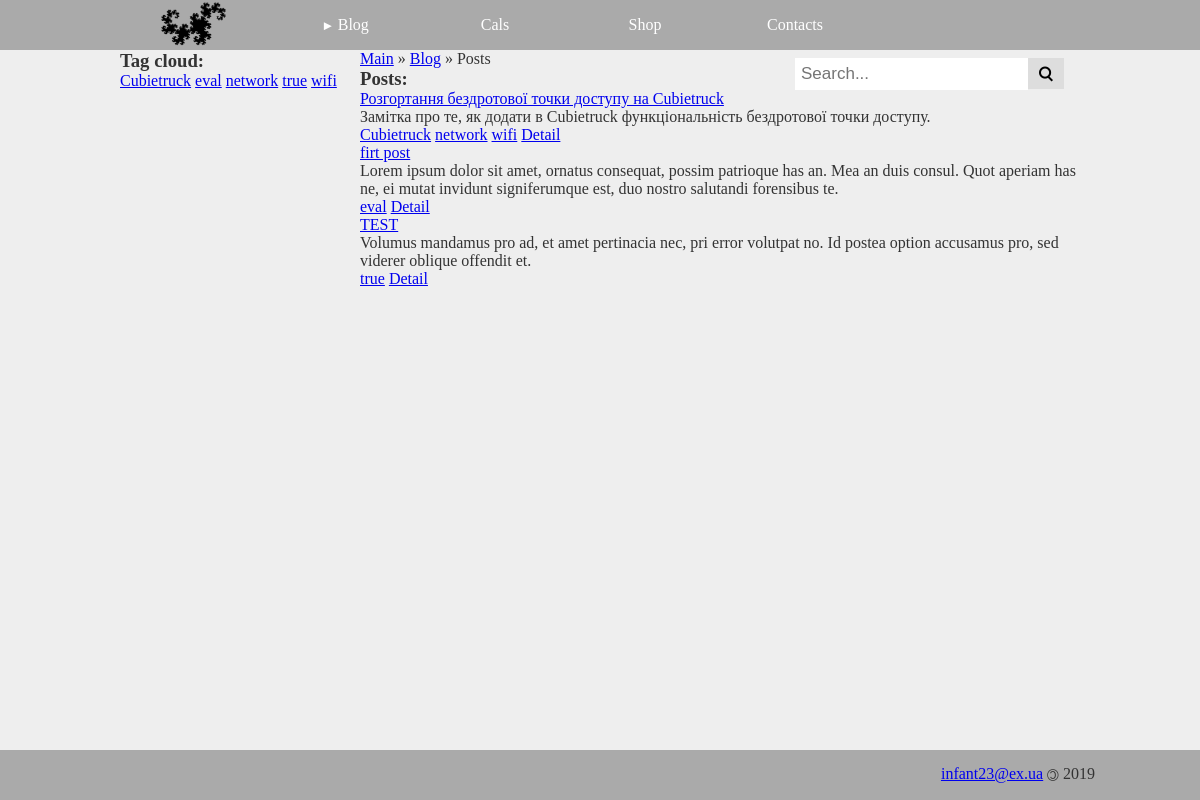
Screenshot of /blog/ with the database file from the repository.
### blog/models.py (models this page shows, shortened)
class Tag(models.Model):
    title = models.CharField(max_length=200, unique=True)
    slug = models.SlugField(max_length=200, unique=True)
    class Meta:
        ordering = ['title']

class Post(models.Model):
    title = models.CharField(max_length=200, db_index=True)
    preview = HTMLField(blank=True, max_length=200, db_index=True)
    content = HTMLField(blank=True, max_length=2000, db_index=True)
    author = models.CharField(max_length=200)
    pub_date = models.DateTimeField(auto_now_add=True)
    category = models.ForeignKey('Category', blank=True, null=True, on_delete=models.CASCADE)
    tags = models.ManyToManyField('Tag', blank=True, related_name='posts')
    def get_detail_url(self):
        return reverse('blog:post_detail_url', kwargs={'pk': self.pk})
    class Meta:
        ordering = ['-pub_date']

### blog/views.py (the view, shortened to what this page needs)
# urls.py: path('', PostList.as_view(), name='index'),
class PostList(View):
    template = 'blog/list_post.html'
    page_value = 10
    def get(self, request):
        tags = Tag.objects.all()
        categories = Category.objects.all()
        search_query = request.GET.get('search', '')
        tag_query = request.GET.get('tag', '')
        category_query = request.GET.get('category', '')
        if search_query:
            posts = Post.objects.filter(
                Q(title__icontains=search_query) |
                Q(preview__icontains=search_query) |
                Q(content__icontains=search_query)
            )
            point = 'Search result for {}'.format(search_query)
        else:
            posts = Post.objects.all()
            point = 'Posts'
        paginator = Paginator(posts, self.page_value)
        page_number = request.GET.get('page', 1)
        page = paginator.get_page(page_number)
        is_paginated = page.has_other_pages()
        if page.has_previous():
            prev_url = '?page={}'.format(page.previous_page_number())
        else:
            prev_url = ''
        if page.has_next():
            next_url = '?page={}'.format(page.next_page_number())
        else:
            next_url = ''
        context = {
            'point': point,
            'tags': tags,
            'categories': categories,
            'page_object': page,
            'is_paginated': is_paginated,
            'next_url': next_url,
            'prev_url': prev_url
        }
        return render(request, self.template, context=context)

### blog/templates/blog/list_post.html (shortened to what this page needs)
{% extends 'blog/base_blog.html' %}
{% block breadcrumbs%}
	<a href="{% url 'index' %}">Main</a> &raquo;
	<a href="{% url 'blog:index' %}">Blog</a> &raquo;
	{{ point }}
{% endblock %}
{% block main %}
	<h3>{{ point }}:</h3>
	{% if page_object %}
		{% for post in page_object.object_list %}
			{% include 'blog/includes/preview_post.html' %}
		{% endfor %}
	{% else %}
		<p>No posts are available.</p>
	{% endif %}
{% endblock %}

### blog/templates/blog/includes/tag.html
<a href="{% url 'blog:index' %}?tag={{ tag.slug }}">{{ tag.title }}</a>

### blog/templates/blog/includes/preview_post.html
<div>
	<a href="{{ post.get_detail_url }}">{{ post.title }}</a>
	{{ post.preview|safe }}
	{% for tag in post.tags.all %}
		{% include 'blog/includes/tag.html' %}
	{% endfor %}
	<a href="{{ post.get_detail_url }}">Detail</a>
</div>

### static/css/base.css (style rules this page uses)
* { padding: 0; margin: 0; }
body { background: #eee; }

### static/css/grid.css (style rules this page uses)
body { min-height: 100vh; display: grid; grid-template-columns: 0.5fr 20% 60% 0.5fr; grid-template-rows: 50px 1fr 50px; grid-template-areas: "header header header header" ". aside main ." "footer footer footer footer"; }

### rows the page displays
Tag: title "Cubietruck"
Tag: title "eval"
Tag: title "network"
Tag: title "true"
Tag: title "wifi"
Post: title "Розгортання бездротової точки доступу на Cubietruck", preview "Замітка про те, як додати в Cubietruck функціональність бездротової точки доступу."
Post: title "firt post", preview "Lorem ipsum dolor sit amet, ornatus consequat, possim patrioque has an. Mea an duis consul. Quot aperiam has ne, ei mutat invidunt signiferumque est, duo nostro salutandi forensibus te."
Post: title "TEST", preview "Volumus mandamus pro ad, et amet pertinacia nec, pri error volutpat no. Id postea option accusamus pro, sed viderer oblique offendit et."

### other values shown
{{ point }} "Posts"
